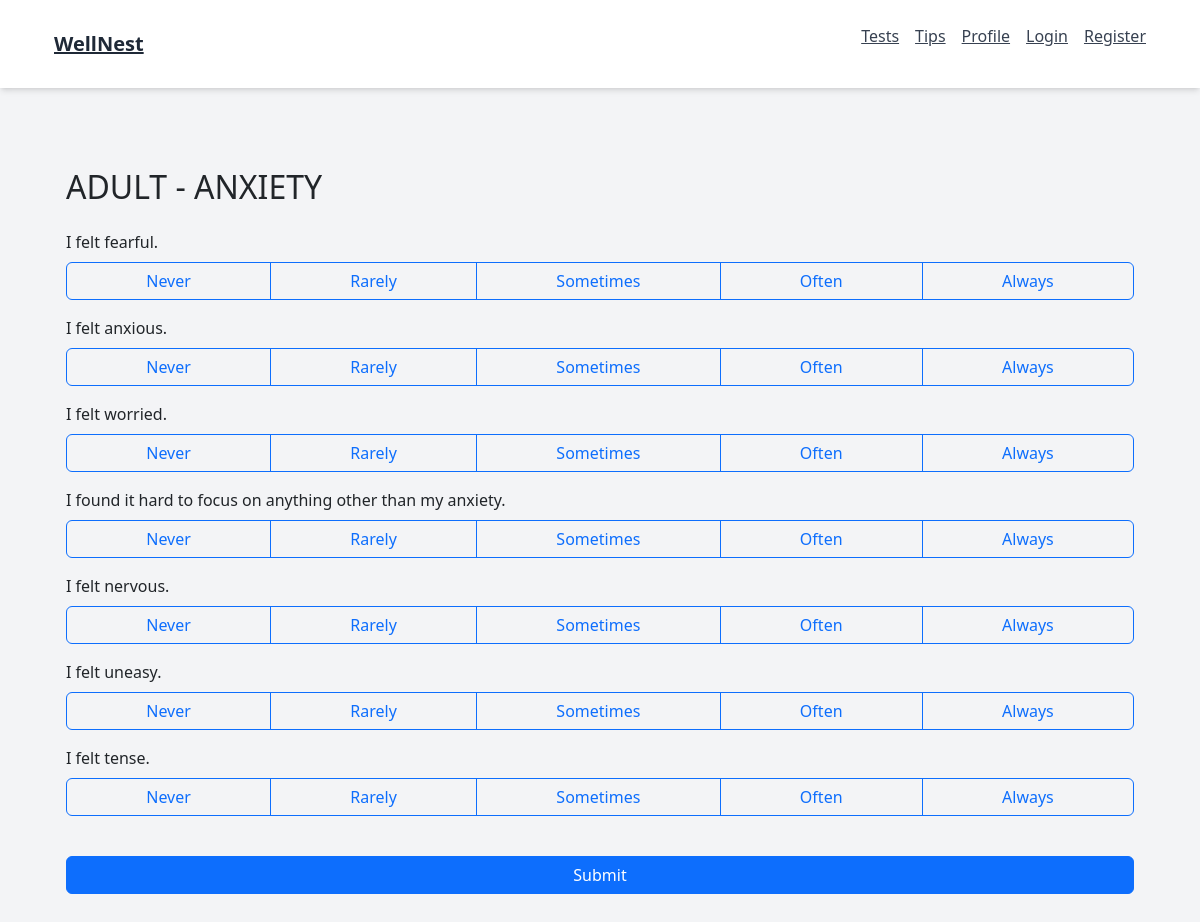
Screenshot of /test/L2/ADULT/ANXIETY with the database file from the repository.
### tables this page shows
CREATE TABLE L2_ADULT_ANXIETY (
    Qno INTEGER PRIMARY KEY,
    Question TEXT NOT NULL,
    Option1 TEXT DEFAULT 'Never',
    Option2 TEXT DEFAULT 'Rarely',
    Option3 TEXT DEFAULT 'Sometimes',
    Option4 TEXT DEFAULT 'Often',
    Option5 TEXT DEFAULT 'Always'
);

### models/tests/test_routes.py (the view, shortened to what this page needs)
@test_routes.route('/L2/<category>/<test_exam>', methods=['GET', 'POST'])
def level_2(category, test_exam):
    responses = []  # Initialize responses at function start
    try:
        conn = sqlite3.connect('wellnest01.db')
        conn.row_factory = sqlite3.Row
        c = conn.cursor()
        c.execute(f"SELECT Qno, Question FROM L2_{category}_{test_exam}")
        data = c.fetchall()
        conn.close()
        return render_template('test_level_2.html',
                             data=data,
                             category=category,
                             test_exam=test_exam)
    except Exception as e:
        print(f"Error in level_2: {str(e)}")
        return redirect(url_for('index'))

### templates/test_level_2.html (shortened to what this page needs)
<!DOCTYPE html>
<html lang="en">
<head>
</head>
<body>
    {% extends "base.html" %}
    {% block content %}
    <div class="container mt-5">
        <h2 class="mb-4">{{ category }} - {{ test_exam }}</h2>
        <form method="POST">
            {% for question in data %}
            <div class="mb-3">
                <p class="mb-2">{{ question.Question }}</p>
                <div class="btn-group d-flex" role="group">
                    {% for i in range(1, 6) %}
                    <label class="btn btn-outline-primary flex-grow-1" for="q{{ question.Qno }}_{{ i }}">
                        {% if i == 1 %}Never
                        {% elif i == 2 %}Rarely
                        {% elif i == 3 %}Sometimes
                        {% elif i == 4 %}Often
                        {% else %}Always
                        {% endif %}
                    </label>
                    {% endfor %}
                </div>
            </div>
            {% endfor %}
            <button type="submit" class="btn btn-primary w-100 mt-4">Submit</button>
        </form>
    </div>
    {% endblock %}

### templates/test_level_2.html (style rules this page uses)
body { font-size: 18px; text-align: center; }

### rows the page displays
L2_ADULT_ANXIETY: Question "I felt fearful."
L2_ADULT_ANXIETY: Question "I felt anxious."
L2_ADULT_ANXIETY: Question "I felt worried."
L2_ADULT_ANXIETY: Question "I found it hard to focus on anything other than my anxiety."
L2_ADULT_ANXIETY: Question "I felt nervous."
L2_ADULT_ANXIETY: Question "I felt uneasy."
L2_ADULT_ANXIETY: Question "I felt tense."

### other values shown
{{ category }} "ADULT"
{{ test_exam }} "ANXIETY"
